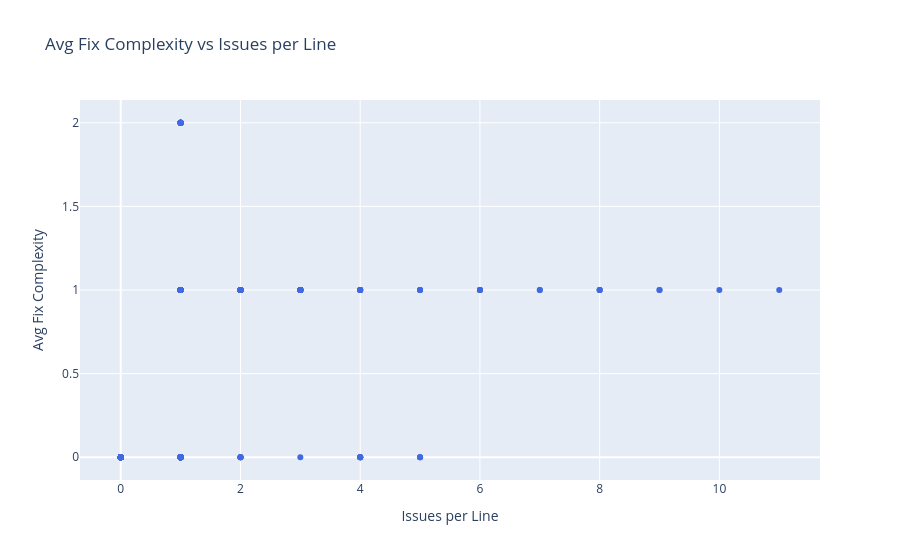

The notebook cell this image was saved under:
### Markdown cell above
### Continous Features

### Code cell
fig = go.Figure(go.Scatter(
    x=rf_dataset_sim['issues_per_line'], y=rf_dataset_sim['avg_fix_complexity'],
    mode='markers',
    marker=dict(color='royalblue'),
    name='Fix Complexity vs Issues/Line'
))
fig.update_layout(title='Avg Fix Complexity vs Issues per Line', xaxis_title='Issues per Line', yaxis_title='Avg Fix Complexity')
fig.show()

### Figure 1 — Plotly figure (JSON) as saved in the notebook; plotly's stock layout.template omitted (floating-point values rounded to 4 significant figures; data arrays with more than 128 entries replaced by an {"elided": "..."} marker saying what was removed)
{"data": [{"marker": {"color": "royalblue"}, "mode": "markers", "name": "Fix Complexity vs Issues/Line", "type": "scatter", "x": {"elided": "1160 int values"}, "y": {"elided": "1160 float values"}}], "layout": {"autosize": true, "title": {"text": "Avg Fix Complexity vs Issues per Line"}, "xaxis": {"autorange": true, "range": [-0.6552, 11.66], "title": {"text": "Issues per Line"}, "type": "linear"}, "yaxis": {"autorange": true, "range": [-0.165, 2.165], "title": {"text": "Avg Fix Complexity"}, "type": "linear"}}}
